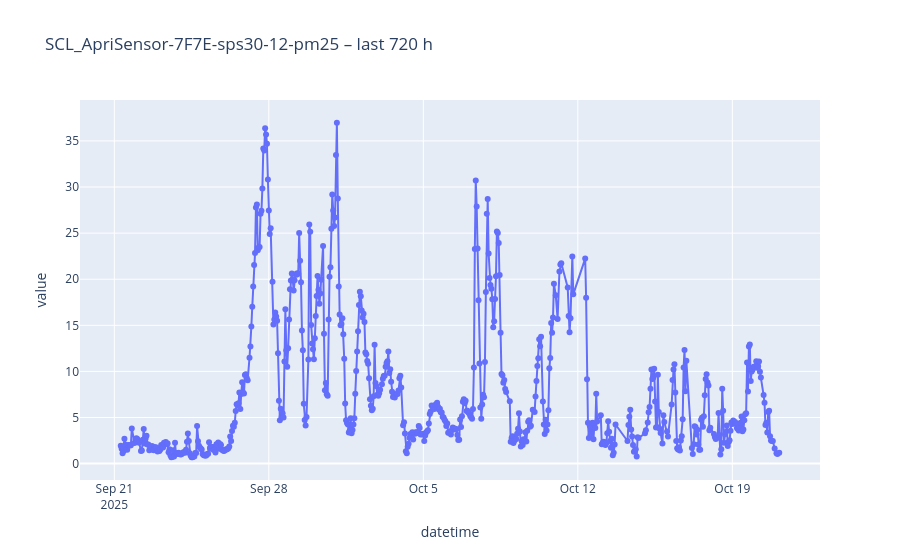

The notebook cell saved with this chart:
### Markdown cell above
### 📡 Step 1 – Retrieve sensor data from a STA/STAplus server

This step allows you to interactively retrieve environmental sensor data from a SensorThings API server to list the Datastreams and retrieve observations.

▶️ Run the next cell and follow the prompts to:

1. **Enter a valid STA/STAplus url** (e.g., https://api-virtualair.nilu.no/v1.1)
2. **Select the time range** for the data you want to retrieve (from the past 1 hour to 30 days)
3. **Choose the observed property**, such as temperature, humidity, air quality, noise, or CO₂

Once completed, this cell will:
- Retrieve the sensor observations from a Thing (sensing device).
- Display the device location on a map.
- Show a time series plot of the selected property.
- Export the data to both CSV and Excel formats with download links.
- Show the average value over the selected time range.

### Code cell
import os, datetime, requests
import pandas as pd, plotly.express as px
from IPython.display import display, HTML
import staplus_client as staplus
from shapely.geometry import shape

def get_sensor_data():
    try:
        endpoint = input("\nSensorThings endpoint (blank for demo): ").strip() \
                  or "https://api-virtualair.nilu.no/v1.1"
        thing_id = input("Thing ID: ").strip()
        if not thing_id:
            raise ValueError("Thing ID cannot be empty")

        # --- Time selection menu ---
        time_opts = {"1":1,"2":8,"3":24,"4":24*7,"5":24*15,"6":24*30}
        print("\nTime ranges:")
        for k, hrs in time_opts.items():
            label = f"{hrs} h" if hrs < 24 else f"{hrs//24} days"
            print(f"{k} – last {label}")
        hours_back = time_opts.get(input("Choose 1-6: ").strip())
        if not hours_back:
            raise ValueError("Invalid choice")

        # --- Connect to STAplus ---
        svc = staplus.STAplusService(endpoint)
        thing_key = thing_id if not thing_id.isdigit() else int(thing_id)
        thing = svc.things().find(thing_key)

        # --- List datastreams ---
        ds_list = sorted(thing.get_datastreams().query().list(),
                         key=lambda ds: str(ds.id))
        if not ds_list:
            raise ValueError("No Datastreams found for this Thing")

        print("\nDatastreams:")
        for idx, ds in enumerate(ds_list):
            print(f"{idx} – {ds.name} (id={ds.id})")
        ds = ds_list[int(input("Datastream number: ").strip())]

        # --- Time window ---
        now = datetime.datetime.now(datetime.timezone.utc)
        from_time = now - datetime.timedelta(hours=hours_back)

        # --- Observations via REST ---
        ds_key  = f"'{ds.id}'" if isinstance(ds.id, str) else ds.id
        obs_url = f"{endpoint.rstrip('/')}/Datastreams({ds_key})/Observations"
        obs_all = []
        while obs_url:
            page = requests.get(obs_url)
            if not page.ok:
                raise Exception(f"Failed to fetch observations: {page.status_code}")
            data = page.json()
            obs_all += data.get("value", [])
            obs_url  = data.get("@iot.nextLink")

        def parse_obs_time(o):
            t = o.get("resultTime") or o.get("phenomenonTime")
            if t is None:
                return None
            if "/" in t:
                t = t.split("/")[0]
            return pd.to_datetime(t, utc=True)

        obs = [
            (t, o["result"])
            for o in obs_all
            if (t := parse_obs_time(o)) and from_time <= t <= now
        ]
        if not obs:
            raise ValueError("No observations found in the selected window")

        df = pd.DataFrame(obs, columns=["datetime", "value"]).sort_values("datetime")

        prop = ds.observed_property.name if ds.observed_property else ds.name
        avg  = df["value"].mean()

        # --- Location (manual REST fallback) ---
        lat = lon = None
        try:
            loc_url = f"{endpoint.rstrip('/')}/Things({thing_key})/Locations?$top=1"
            resp = requests.get(loc_url)
            if resp.ok:
                loc_data = resp.json().get("value", [])
                if loc_data:
                    geom = shape(loc_data[0]["location"])
                    if geom.geom_type == "Point":
                        lon, lat = geom.coords[0]
                        print(f"\n📍 Coordinates found (via REST): lat={lat}, lon={lon}")
                    else:
                        print(f"⚠️ Unsupported geometry: {geom.geom_type}")
                else:
                    print("📭 No location found for this Thing.")
            else:
                print(f"⚠️ REST location fetch failed: {resp.status_code}")
        except Exception as ex:
            print("⚠️ Error parsing location:", ex)


        # --- Map ---
        if lat is not None and lon is not None:
            map_df = pd.DataFrame({
                "Latitude": [lat],
                "Longitude": [lon],
                "Device": [thing.name],
                "Observed Property": [prop],
                "Avg Value": [f"{avg:.2f}"]
            })
            fig_map = px.scatter_map(
                map_df, lat="Latitude", lon="Longitude",
                hover_name="Device",
                hover_data={"Observed Property": True, "Avg Value": True},
                zoom=15, height=400
            )
            fig_map.update_traces(marker=dict(size=18, color="blue", opacity=0.8))
            fig_map.update_layout(
                mapbox_style="open-street-map",
                title=f"📍 Device Location: {thing.name}",
                margin={"t": 30, "b": 0}
            )
            fig_map.show()
        else:
            print("📭 No location data available.")
            
        # --- Export ---
        os.makedirs("exports", exist_ok=True)
        safe = prop.replace(" ", "_").replace("/", "-").replace(".", "")
        base = f"exports/{safe}_DS{ds.id}_{from_time:%Y-%m-%d}_to_{now:%Y-%m-%d}"

        df["datetime"] = df["datetime"].dt.tz_convert(None)
        df.to_csv(base + ".csv", index=False)
        df.to_excel(base + ".xlsx", index=False)
        print("\n")
        display(HTML(
            f'<p><strong>Downloads:</strong> '
            f'<a href="{base}.csv" download>CSV</a> | '
            f'<a href="{base}.xlsx" download>Excel</a></p>'
            f'<p>Observations: <strong>{len(df)}</strong></p>'
        ))

        px.line(df, x="datetime", y="value",
                title=f"{prop} – last {hours_back} h", markers=True).show()

        display(HTML(f"<h3>Average {prop}: <strong>{avg:.2f}</strong></h3><hr>"))

        return df, prop, avg, f"{hours_back}h"

    except Exception as e:
        print("Error:", e)
        return None, None, None, None

# ▶️ Run it
readings_df, observed_property_name, observations_avg, time_interval_str = get_sensor_data()

### Figure 1 — Plotly figure (JSON) as saved in the notebook; plotly's stock layout.template omitted (floating-point values rounded to 4 significant figures; data arrays with more than 128 entries replaced by an {"elided": "..."} marker saying what was removed)
{"data": [{"hovertemplate": "datetime=%{x}<br>value=%{y}<extra></extra>", "legendgroup": "", "line": {"color": "#636efa", "dash": "solid"}, "marker": {"symbol": "circle"}, "mode": "lines+markers", "name": "", "orientation": "v", "showlegend": false, "type": "scatter", "x": {"elided": "632 str values"}, "xaxis": "x", "y": {"elided": "632 float values"}, "yaxis": "y"}], "layout": {"legend": {"tracegroupgap": 0}, "title": {"text": "SCL_ApriSensor-7F7E-sps30-12-pm25 – last 720 h"}, "xaxis": {"anchor": "y", "domain": [0, 1], "title": {"text": "datetime"}}, "yaxis": {"anchor": "x", "domain": [0, 1], "title": {"text": "value"}}}}
